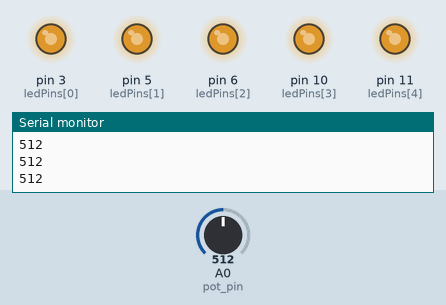
This sketch was run on a simulated Arduino Uno, built with avr-gcc and run on an emulated ATmega328P. Shown: output pins drawn as LEDs (lit = HIGH), the last lines printed to the serial monitor. Inputs (shaded band) come from the test bench; at power-on: A0 (pot_pin) = 512.

Above: at 1.21 s.
1.3 s: A0 (pot_pin) set to 0
At 2.3 s:
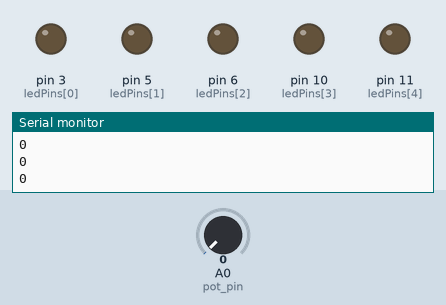
2.8 s: A0 (pot_pin) set to 122
At 3.67 s:
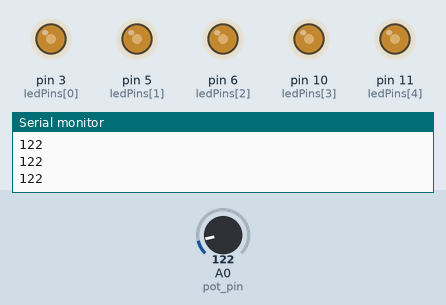
Timing chart, 0 to 35.1 s (numbered marks = the images above; inputs shaded):
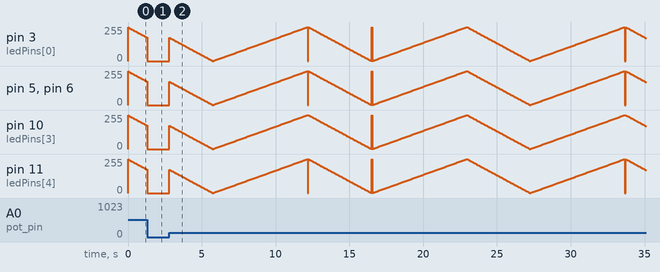

The sketch:

sketch_fade.ino
```cpp
int intensity = 255;
float change = 2.55;
int pot_pin = A0;
int no_intensity = 0;
int led_1 = 3;
int led_2 = 5;
int led_3 = 6;
int led_4 = 10;
int led_5 = 11;

int ledPins[] = {3,5,6,10,11};

int start;


void setup() {
  Serial.begin(9600);

  for (int i = 0; i < 5; i++){
   pinMode(ledPins[i], OUTPUT);
  }
  start = true;
}

void loop() {
  // read if pot has been turned on
  start = (analogRead(pot_pin));
  Serial.println(start);

  // if the pot is turned on, fade in and out
  if (start){
      if (intensity <= 0 || intensity >= 255){
      change = -change;
  }
  intensity += change;
  for (int i = 0; i<5; i++){
    analogWrite(ledPins[i], intensity);
  }
  delay(50);
  }

  else {
    start = false;
    for (int i = 0; i < 5; i++) {
      analogWrite(ledPins[i], no_intensity);
    }
  }
}


// 2500 = 2.5 seconds
// delay = 1/5 of a second

//sensor reading in middle to interrupt
//capacitor to smooth change
```
